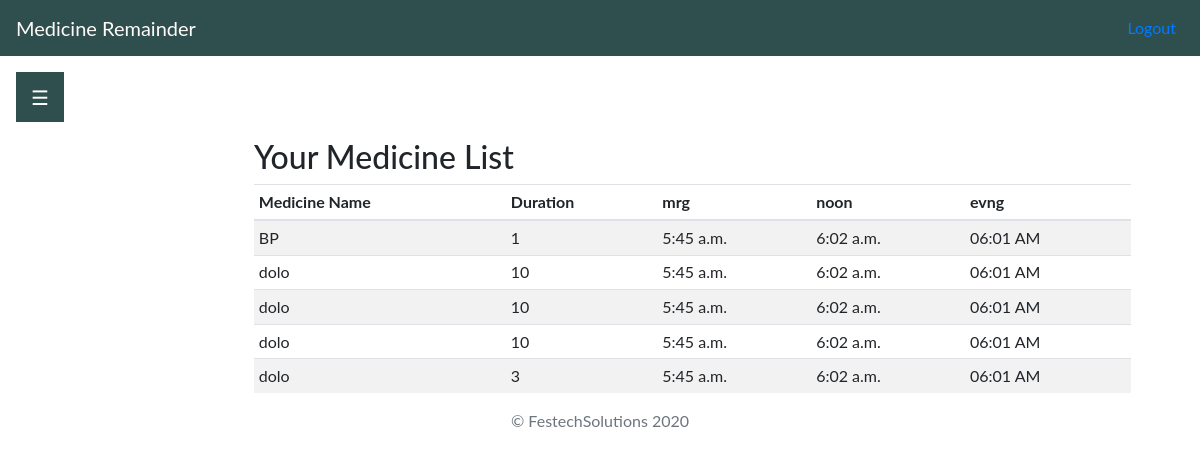
The page /medapp/medicinelist (signed in) on the database its author committed.
### medapp/models.py (models this page shows)
class Meddata(models.Model):
    Med_Name=models.CharField(max_length=200)
    Med_Dur=models.CharField(max_length=200)
    Mrg_med=models.TimeField(auto_now_add=False, auto_now=False)
    noon_med=models.TimeField(auto_now_add=False, auto_now=False)
    evng_med=models.TimeField(auto_now_add=False, auto_now=False,)
    user=models.ForeignKey(User,on_delete=models.CASCADE,null=True)
    def timereturn(self):
    	return self.evng_med.strftime("%H:%m %p ")

### medapp/views.py (the view)
# urls.py: path('medicinelist',views.medlist,name='medicinelist'),
def medlist(request):
    med_user=request.user
    med=Meddata.objects.filter(user=med_user)
    return render(request,'medicinelist.html',{'med':med})

### templates/medicinelist.html
{% extends 'base.html' %}
{% block content %}
<main role="main" class="col-md-9 ml-sm-auto col-lg-10 px-md-4">
<h2>Your Medicine List</h2>
      <div class="table-responsive">
        <table class="table table-striped table-sm">
          <thead>
            <tr>
              <th>Medicine Name</th>
              <th>Duration</th>
              <th>mrg</th>
              <th>noon</th>
              <th>evng</th>
            </tr>
          </thead>
<tbody>
{% for m in med %}
<tr>
<td>{{ m.Med_Name }}</td>
<td>{{ m.Med_Dur }}</td>
<td>{{ m.Mrg_med }}</td>
<td>{{ m.noon_med }}</td>
<td>{{ m.timereturn }}</td>
</tr>
{% endfor %}
</tbody>
</table>
</div>
</main>
{% endblock %}

### medapp/templates/base.html (style rules this page uses)
body { font-family: "Lato", sans-serif; }

### rows shown on the page
Meddata: Med_Name "BP", Med_Dur "1", Mrg_med "5:45 a.m.", noon_med "6:02 a.m.", timereturn "06:01 AM"
Meddata: Med_Name "dolo", Med_Dur "10", Mrg_med "5:45 a.m.", noon_med "6:02 a.m.", timereturn "06:01 AM"
Meddata: Med_Name "dolo", Med_Dur "10", Mrg_med "5:45 a.m.", noon_med "6:02 a.m.", timereturn "06:01 AM"
Meddata: Med_Name "dolo", Med_Dur "10", Mrg_med "5:45 a.m.", noon_med "6:02 a.m.", timereturn "06:01 AM"
Meddata: Med_Name "dolo", Med_Dur "3", Mrg_med "5:45 a.m.", noon_med "6:02 a.m.", timereturn "06:01 AM"
